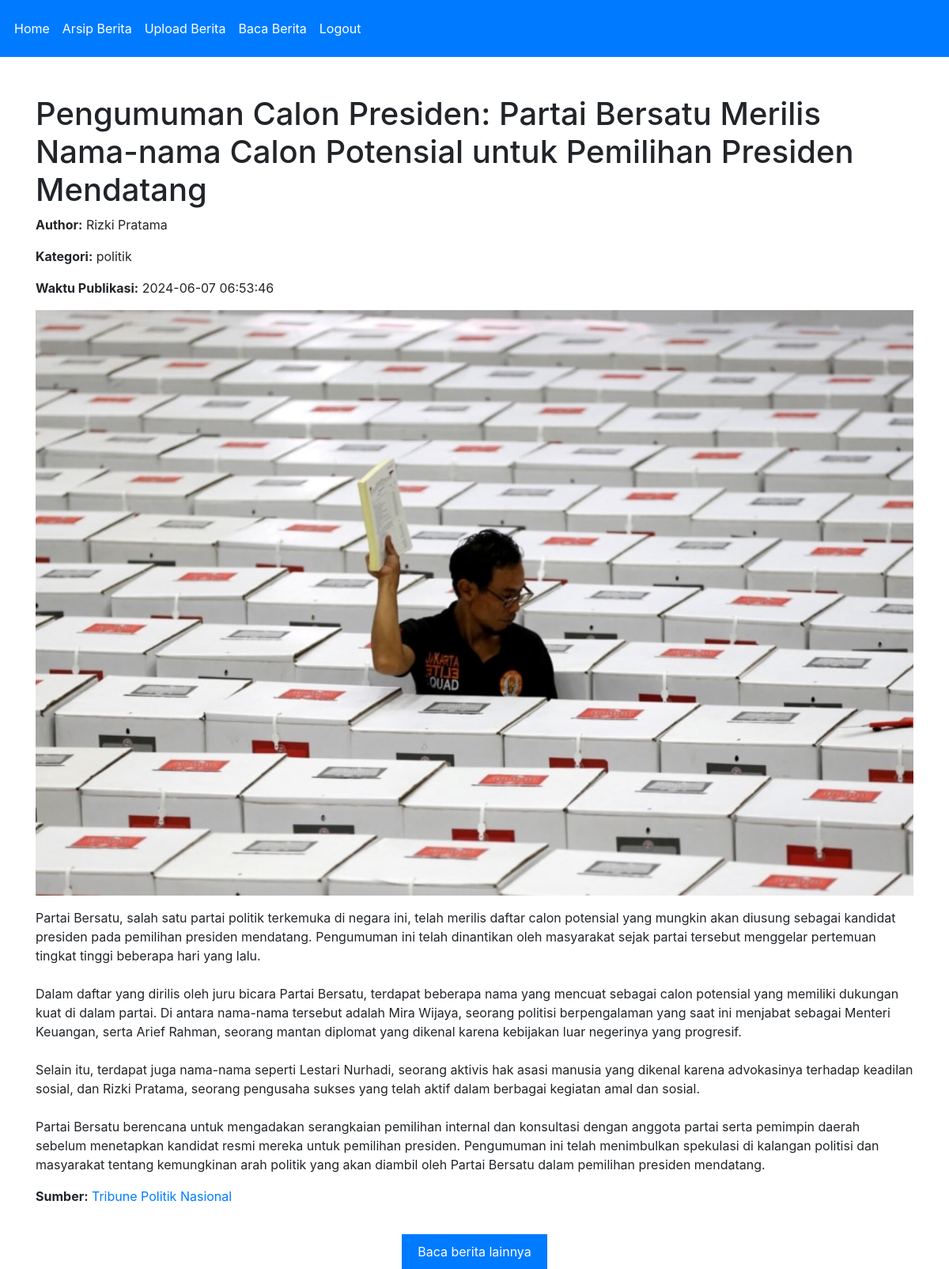
/detail_berita.php?id=7, run on the app's committed database.
### tables this page shows
CREATE TABLE `berita` (
  `id` int NOT NULL,
  `judul` varchar(255) NOT NULL,
  `isi` text NOT NULL,
  `author` varchar(100) NOT NULL,
  `kategori` enum('sosial','politik','ekonomi','edukasi','hiburan','olahraga','kesehatan','teknologi') DEFAULT NULL,
  `waktu_publikasi` timestamp NULL DEFAULT CURRENT_TIMESTAMP,
  `gambar` varchar(255) DEFAULT NULL,
  `sumber` varchar(255) DEFAULT NULL
);

### detail_berita.php (the view, shortened to what this page needs)
<?php
class DetailBerita {
    private $db;
    public function __construct($db) {
        $this->db = $db;
    }
    public function getBerita($id) {
        $query = "SELECT * FROM berita WHERE id = ?";
        $stmt = $this->db->prepare($query);
        $stmt->execute([$id]);
        return $stmt->fetch(PDO::FETCH_ASSOC);
    }
    public function displayDetail($berita) {
        ?>
        <!DOCTYPE html>
        <html>
        <head>
            <link href="https://maxcdn.bootstrapcdn.com/bootstrap/4.5.2/css/bootstrap.min.css" rel="stylesheet">
        </head>
        <body>
        <body>
    <nav class="navbar navbar-expand-lg navbar-custom">
        <div class="collapse navbar-collapse" id="navbarNav">
            <ul class="navbar-nav">
                <li class="nav-item">
                    <a class="nav-link" href="index.php">Home</a>
                </li>
                <li class="nav-item">
                    <a class="nav-link" href="arsip_berita.php">Arsip Berita</a>
                </li>
                <li class="nav-item">
                    <a class="nav-link" href="create_berita.php">Upload Berita</a>
                </li>
                <li class="nav-item">
                    <a class="nav-link" href="berita.php">Baca Berita</a>
                </li>
                <li class="nav-item">
                    <a class="nav-link" href="logout.php">Logout</a>
                </li>
            </ul>
        </div>
    </nav>
            <div class="container mt-5">
                <h1><?php echo $berita['judul']; ?></h1>
                <p><strong>Author:</strong> <?php echo $berita['author']; ?></p>
                <p><strong>Kategori:</strong> <?php echo $berita['kategori']; ?></p>
                <p><strong>Waktu Publikasi:</strong> <?php echo $berita['waktu_publikasi']; ?></p>
                <?php if ($berita['gambar']): ?>
                    <p><img src="<?php echo $berita['gambar']; ?>" class="img-fluid"></p>
                <?php endif; ?>
                <p><?php echo nl2br($berita['isi']); ?></p>
                <p><strong>Sumber:</strong> <a href="<?php echo $berita['sumber']; ?>" target="_blank"><?php echo $berita['sumber']; ?></a></p>
            </div>
            <div class="center-btn">
            <a href="berita.php" class="btn-berita">Baca berita lainnya</a>
        </body>
        </html>
        <?php
    }
}
if(isset($_GET['id'])) {
    $id = $_GET['id'];
    $database = new Database();
    $db = $database->getConnection();
    $detailBerita = new DetailBerita($db);
    $berita = $detailBerita->getBerita($id);
    $detailBerita->displayDetail($berita);
} else {
    echo "ID berita tidak ditemukan.";
    exit;
}
?>

### detail_berita.php (style rules this page uses)
.navbar { display: flex; background-color: #007BFF; padding: 10px; }
.navbar a { color: white; padding: 14px 20px; text-decoration: none; text-align: center; }
.btn-berita { background-color: blue; color: white; border: none; padding: 10px 20px; text-align: center; text-decoration: none; display: inline-block; font-size: 16px; margin-top: 20px; }
.btn-berita { background-color: #007BFF; color: white; }
.center-btn { display: flex; justify-content: center; }

### data on the page
berita: judul "Pengumuman Calon Presiden: Partai Bersatu Merilis Nama-nama Calon Potensial untuk Pemilihan Presiden Mendatang", author "Rizki Pratama", kategori "politik", waktu_publikasi "2024-06-07 06:53:46", gambar (picture), isi "Partai Bersatu, salah satu partai politik terkemuka di negara ini, telah merilis daftar calon potensial yang mungkin akan diusung sebagai kandidat presiden pada pemilihan presiden mendatang. Pengumuman ini telah dinantikan oleh masyarakat sejak partai tersebut menggelar pertemuan tingkat tinggi beberapa hari yang lalu. Dalam daftar yang dirilis oleh juru bicara Partai Bersatu, terdapat beberapa nama yang mencuat sebagai calon potensial yang memiliki dukungan kuat di dalam partai. Di antara nama-nama tersebut adalah Mira Wijaya, seorang politisi berpengalaman yang saat ini menjabat sebagai Menteri Keuangan, serta Arief Rahman, seorang mantan diplomat yang dikenal karena kebijakan luar…", sumber "Tribune Politik Nasional"
